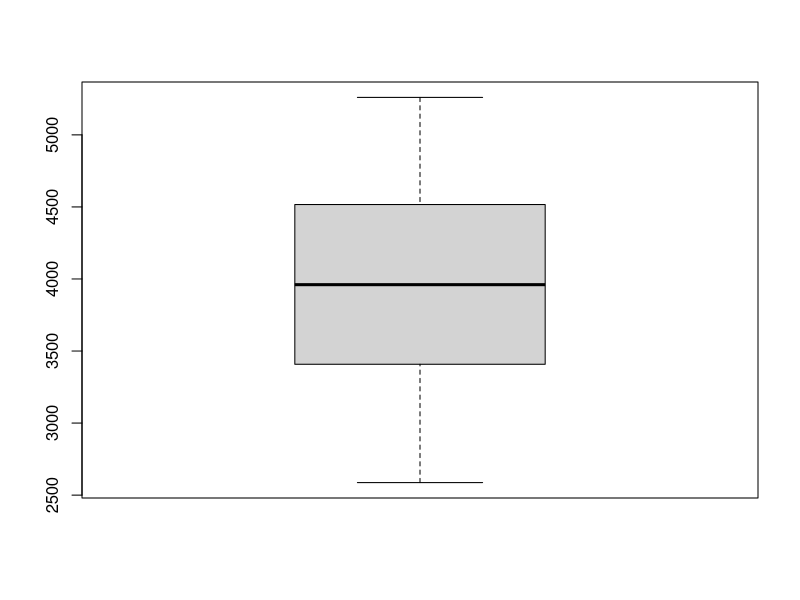
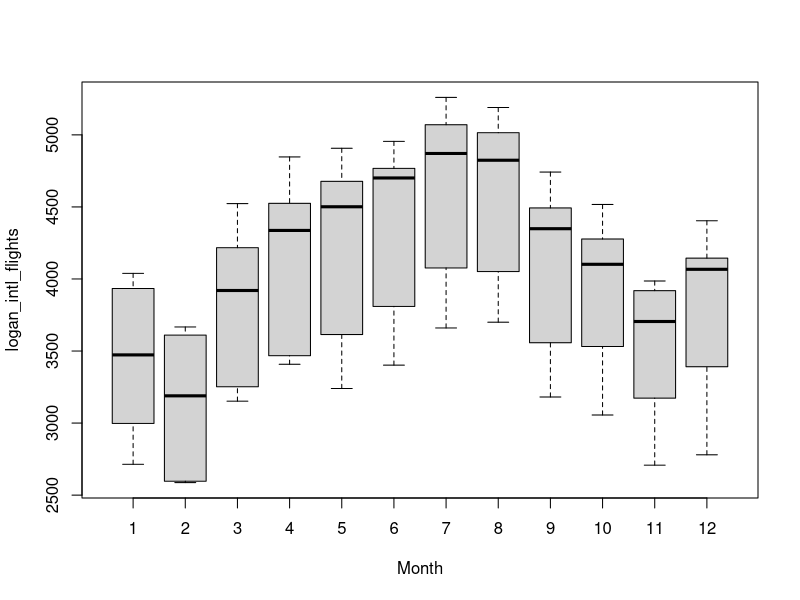
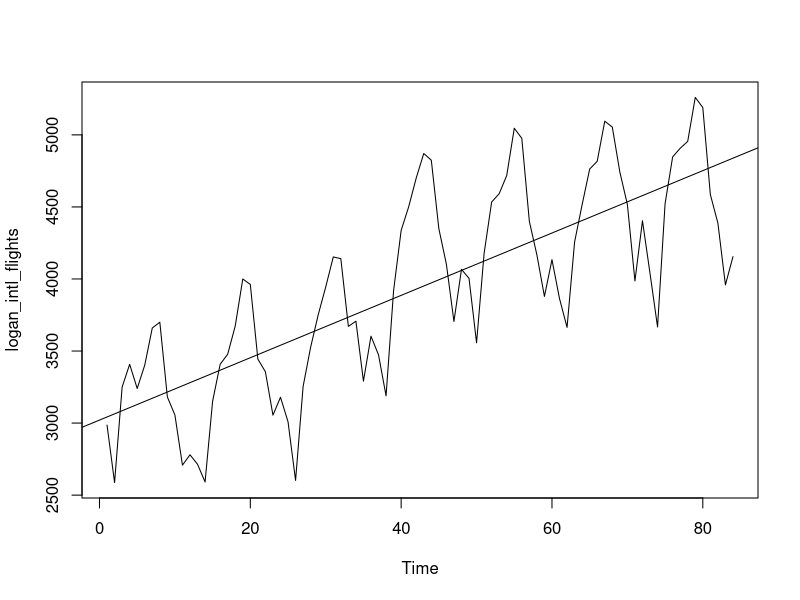

Recreate these plots in R, in order.
## Task 1
getwd()
setwd('D:\\Teaching_Clark\\GitRepo\\Spring2025\\geog-247\\docs\\Labs\\Lab01')

## Task 2
economics = read.csv('economic_indicators.csv')
wifi = readxl::read_excel('free_wifi_locations.xls')

## Task 3 
economics$diff_unemp_labor = economics$labor_force_part_rate - economics$unemp_rate 
economics[order(economics$diff_unemp_labor, decreasing = TRUE),c('Year','Month')]
?order

economics$Time = c(1:nrow(economics))
colnames(economics)
## Task 4
boxplot(economics$logan_intl_flights)

boxplot(logan_intl_flights ~ Month, data = economics)
        
plot(logan_intl_flights~Time, data = economics, type = 'l')
abline(lm(logan_intl_flights~Time, data=economics))



